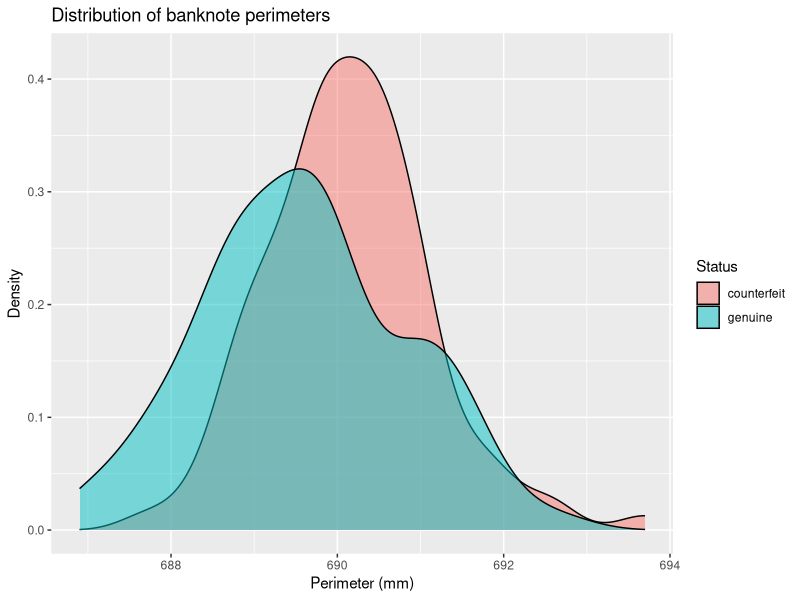
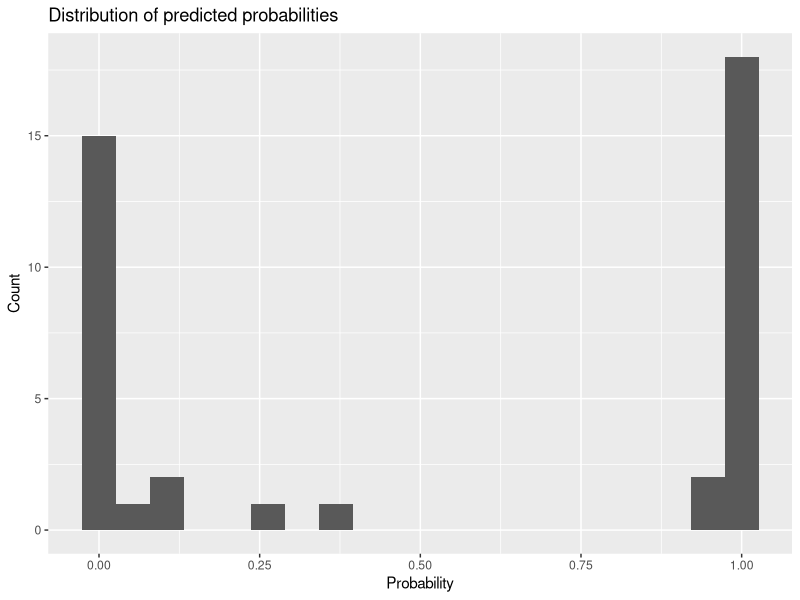
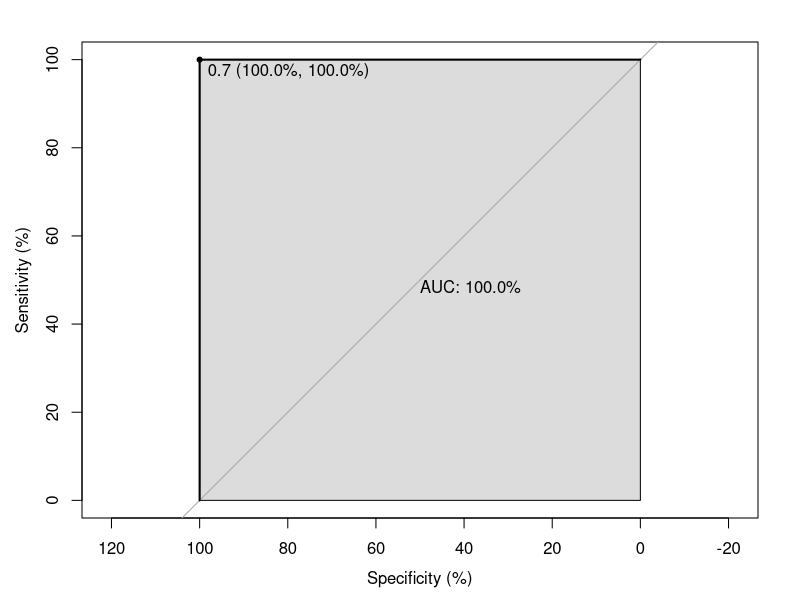

The R source for these figures, in order:
## ---- chunk 1
library(mclust)
library(dplyr)
library(ggplot2)
library(caret)
library(pROC)
## ---- chunk 2
data(banknote)
glimpse(banknote)
## ---- chunk 3
banknote %>%
  group_by(Status) %>%
  summarise(N = n(), 
            Mean_Length = mean(Length),
            Mean_Left = mean(Left),
            Mean_Right = mean(Right),
            Mean_Bottom = mean(Bottom),
            Mean_Top = mean(Top),
            Mean_Diagonal = mean(Diagonal),
            .groups = "keep")
## ---- chunk 4
banknote %>%
  mutate(Perimeter = 2*Length + Left + Right) %>%
  ggplot() +
  aes(x = Perimeter, fill = Status) +
  geom_density(alpha = 0.5) +
  labs(x = "Perimeter (mm)", y = "Density", title = "Distribution of banknote perimeters")
## ---- chunk 5
set.seed(1)
training_index <- createDataPartition(banknote$Status, 
                                      p = 0.8,
                                      list = FALSE)

training_set <- banknote[training_index, ]
testing_set <- banknote[-training_index, ]
## ---- chunk 6
table(training_set$Status)
## ---- chunk 7
training_control <- trainControl(method = "repeatedcv",
                                 summaryFunction = defaultSummary,
                                 classProbs = TRUE,
                                 number = 10,
                                 repeats = 10)
## ---- chunk 8
set.seed(2)
knn_cv <- train(Status ~ ., 
                data = training_set,
                method = "knn",
                trControl = training_control,
                metric = "Accuracy",
                tuneGrid = data.frame(k = seq(3,31,by = 2)))
knn_cv
## ---- chunk 9
knn_predict_classes <- predict(knn_cv, newdata = testing_set)
## ---- chunk 10
table(knn_predict_classes)
## ---- chunk 11
knn_cm <- confusionMatrix(knn_predict_classes, testing_set$Status, mode = "everything")
knn_cm
## ---- chunk 12
knn_predict_probs <- predict(knn_cv, newdata = testing_set, type = "prob")

knn_predict_probs %>%
  ggplot() +
  aes(x = genuine) +
  geom_histogram(bins = 20, ) +
  labs(x = "Probability", y = "Count", title = "Distribution of predicted probabilities" )
## ---- chunk 13
roc(testing_set$Status,knn_predict_probs$genuine,
    quiet = TRUE,
    plot = TRUE, 
    percent = TRUE,
    auc.polygon = TRUE, 
    print.auc = TRUE, 
    print.thres = TRUE,
    print.thres.best.method = "youden")
